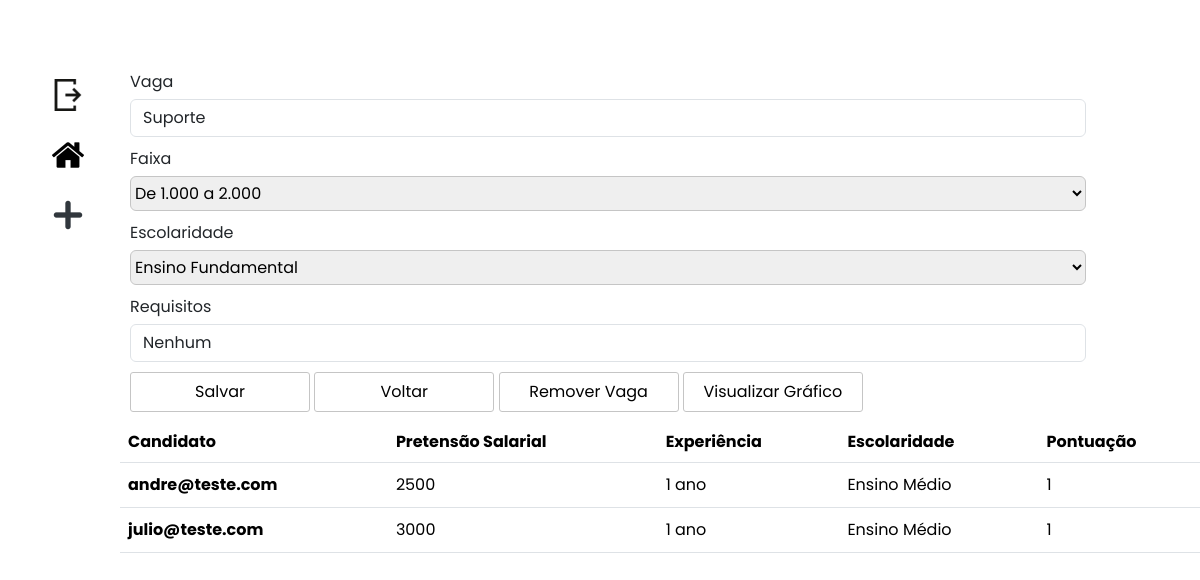
Page /editarVagas/5/ (signed in) on the committed database.
### apps/vagas/models.py (models this page shows, shortened)
class Vagas(models.Model):
    nome = models.CharField(
        max_length=150,
        null=False,
        blank=False
    )
    faixa = models.CharField(
        max_length=30,
        null=False,
        blank=False
    )
    escolaridade = models.CharField(
        max_length=25,
        null=False,
        blank=False
    )
    requisitos = models.TextField(
        null=False,
        blank=False
    )
    empresa = models.ForeignKey(
        to=User,
        on_delete=models.CASCADE,
        null=False,
        blank=False,
    )
    data = models.DateField(
        null=False,
        blank=False
    )

class Candidatos(models.Model):
    usuario = models.ForeignKey(
        to=User,
        on_delete=models.CASCADE,
        null=False,
        blank=False,
    )
    vaga = models.ForeignKey(
        Vagas,
        on_delete=models.CASCADE,
        null=False,
        blank=False,
        related_name="vagas",
        verbose_name="Vaga"
    )
    pretensao = models.CharField(
        max_length=30,
        null=False,
        blank=False,
        default=""
    )
    experiencia = models.TextField(
        null=False,
        blank=False,
        default=""
    )
    escolaridade = models.CharField(
        max_length=25,
        null=False,
        blank=False,
        choices=ESCOLARIDADE
    )
    data = models.DateField(
        null=False,
        blank=False
    )

### apps/vagas/views.py (the view, shortened to what this page needs)
# urls.py: path("editarVagas/<int:pk>/", editarVagas, name="editarVagas"),
def editarVagas(request, pk):
    if not request.user.is_authenticated:
        return redirect("login")
    if not request.user.is_superuser:
        return redirect("indexCandidato")
    registro = Vagas.objects.get(id=pk)
    form = VagasForms(instance=registro)
    candidatos = Candidatos.objects.filter(vaga=registro)
    for candidato in candidatos:
        auxiliar = 0
        try:
            if int(candidato.pretensao) <= FAIXA_SALARIAL[registro.faixa]:
                 auxiliar += 1
            if ESCOLARIDADE[candidato.escolaridade] >= ESCOLARIDADE[registro.escolaridade]:
                 auxiliar += 1
        except ValueError as e:
             pass
        candidato.avaliacao = auxiliar
    return render(request, "editarVagas.html", {"form": form, "pk": pk, "candidatos": candidatos})

### apps/vagas/forms.py
class VagasForms(forms.ModelForm):
    nome = forms.CharField(
        label="Vaga",
        required=True,
        widget=forms.TextInput(
            attrs={
                "class": "form-control",
                "placeholder": "Nome da Vaga"
            }
        )
    )
    faixa = forms.ChoiceField(
        choices=FAIXA_SALARIAL
    )
    escolaridade = forms.ChoiceField(
        choices=ESCOLARIDADE
    )
    requisitos = forms.CharField(
        label="Requisitos",
        required=True,
        widget=forms.TextInput(
            attrs={
                "class": "form-control",
                "placeholder": "Requisitos"
            }
        )
    )
    class Meta:
        model = Vagas
        exclude = ["empresa", "data"]

### templates/editarVagas.html (shortened to what this page needs)
{% extends "shared/cabecalho.html" %}
{% block content %}
    <form action="{% url 'editarVagas' pk=pk %}" method="POST">
        <div class="row cadastro">
            {% for field in form.visible_fields %}
                <div class="form-group vagas">
                    <label for="{{ field.id_for_label }}">{{ field.label }}</label>
                    <span>{{ field }}</span>
                </div>
            {% endfor %}
        </div>
        <div class="form-group vagas">
            <button type="submit" class="botao">Salvar</button>
            <a href="{% url 'index' %}" type="button" class="botao link-botao">Voltar</a>
            <a href="{% url 'deletarVagas' pk=pk %}" type="button" class="botao link-botao">Remover Vaga</a>
            <a href="{% url 'graficoCandidatosVaga' pk=pk %}" type="button" class="botao link-botao">Visualizar Gráfico</a>
        </div>
    </form>
    <table class="table table-stripped index-table">
        <thead>
            <tr>
                <th scope="col">Candidato</th>
                <th scope="col">Pretensão Salarial</th>
                <th scope="col">Experiência</th>
                <th scope="col">Escolaridade</th>
                <th scope="col">Pontuação</th>
            </tr>
        </thead>
        <tbody>
            {% for registro in candidatos %}
            <tr>
                <th scope="row">{{ registro.usuario }}</th>
                <td>{{ registro.pretensao }}</td>
                <td>{{ registro.experiencia }}</td>
                <td>{{ registro.escolaridade }}</td>
                <td>{{ registro.avaliacao }}</td>
            </tr>
            {% endfor %}
        </tbody>
    </table>
{% endblock %}

### setup/static/styles/css/style.css (style rules this page uses)
* { font-family: 'Poppins', sans-serif; margin: 0; padding: 0; box-sizing: border-box; }
:root { --body-color: #E4E9F7; --sidebar-color: #FFF; --bg-login-color: #e1f3f8; --primary-color: #c2c5c5; --primary-color-light: #F6F5FF; --toggle-color: #DDD; --text-color: #707070; --bg-color: #c5c5c5; --secundary-light: #227c70; --tran-02: all 0.2s ease; --tran-03: all 0.3s ease; --tran-04: all 0.4s ease; --tran-05: all 0.5s ease; }
body { font-size: 16px; height: 100px; transition: var(--tran-02); overflow: hidden; }
.cadastro { width: calc(100% - 110px); }
.vagas { margin-bottom: 10px; margin-left: 20px; }
.form-group.vagas label { display: block; width: 600px; margin-bottom: 5px; }
.form-group.vagas select { width: 100%; height: 35px; border: solid 1px var(--bg-color); border-radius: 6px; }
.botao { border: solid 1px var(--bg-color); border-radius: 3px; height: 40px; width: 180px; background-color: var(--sidebar-color); transition: var(--tran-02); }
.link-botao { padding: 7px; text-decoration: none; color: black; text-align: center; }
.index-table { margin: 10px; }
.index-table tbody tr { height: 45px; justify-content: space-between; font-weight: 400; }
.index-table tbody tr td, .index-table tbody tr th { padding-top: 10px; }

### rows in the picture
Vagas: visible_fields "Suporte" "De 1.000 a 2.000" "Ensino Fundamental" "Nenhum"
Candidatos: usuario "andre@teste.com", pretensao "2500", experiencia "1 ano", escolaridade "Ensino Médio", avaliacao "1"
Candidatos: usuario "julio@teste.com", pretensao "3000", experiencia "1 ano", escolaridade "Ensino Médio", avaliacao "1"

### other values in the picture
{{ field.label }} "Vaga" "Faixa" "Escolaridade" "Requisitos"
